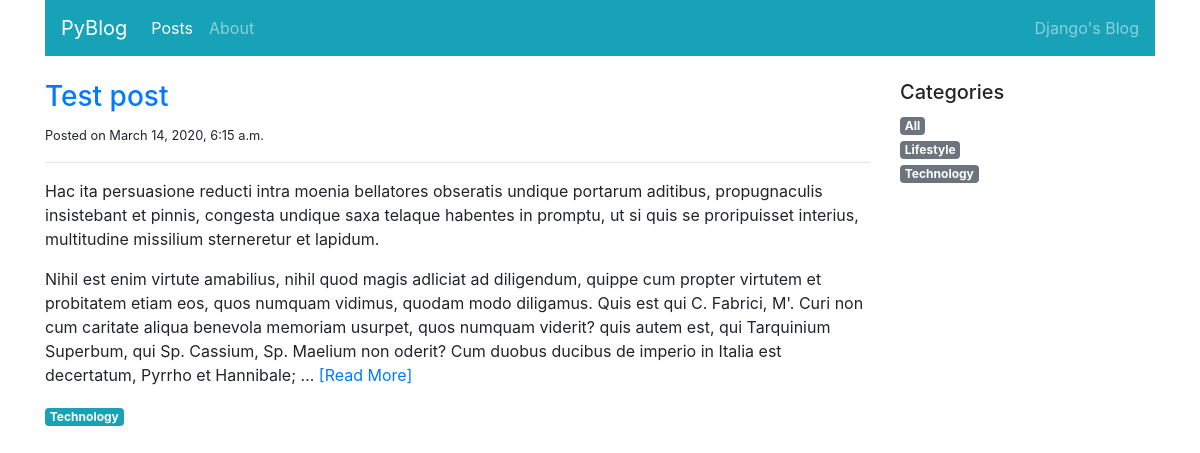
The page /blog/posts/ on the database as committed earlier.
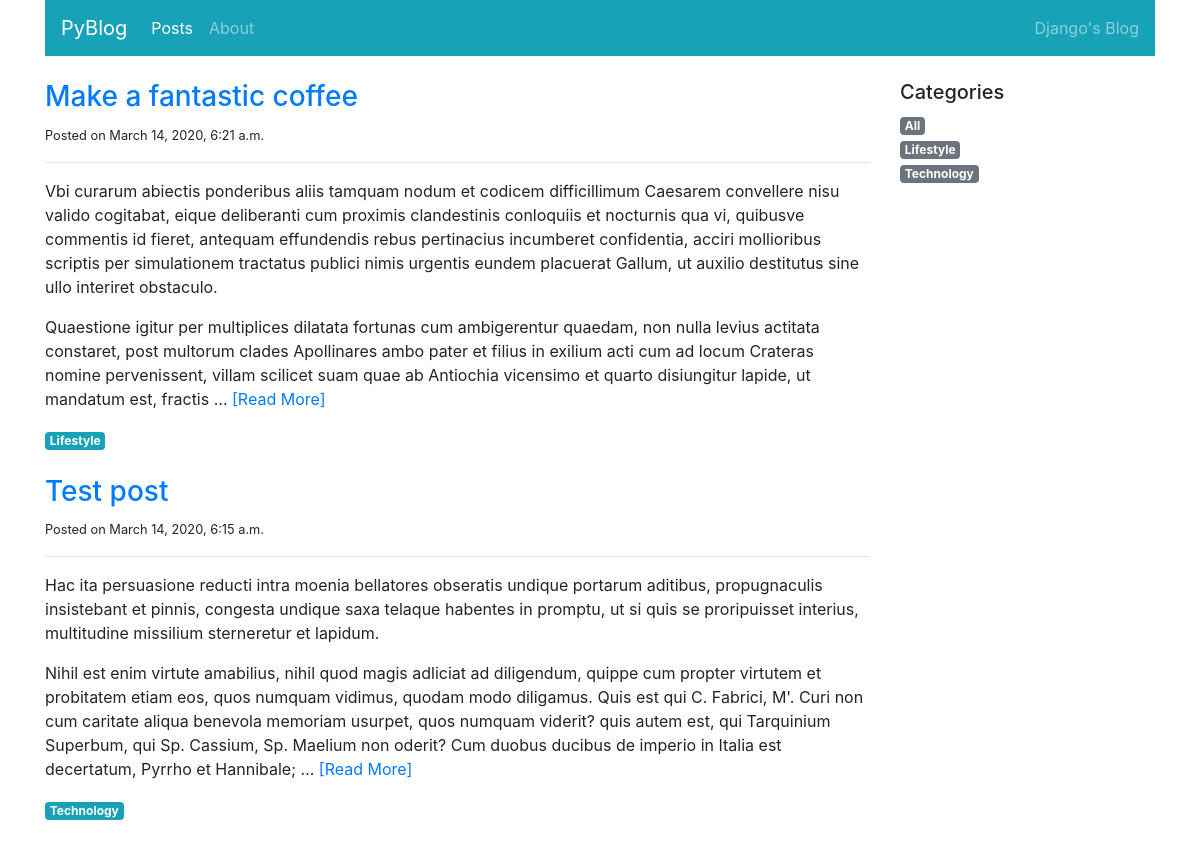
The same page on the database as committed later.
### blog/models.py (models this page shows, shortened)
class Post(models.Model):
    title = models.CharField(max_length=100)
    category = models.ForeignKey('PostCategory',
                                 null=True,
                                 blank=True,
                                 on_delete=models.DO_NOTHING)
    published = models.BooleanField(default=False)
    text = models.TextField(blank=True)
    created_at = models.DateTimeField(auto_now_add=True)

class PostCategory(models.Model):
    name = models.CharField(max_length=50)
    def slug(self):
        return slugify(self.name)

### blog/views.py (the view)
# urls.py: path('posts/', views.post_list, name='home'),
def post_list(request, category_name=model_helpers.post_category_all.slug()):
    categories = model_helpers.get_categories()
    category, posts = model_helpers.get_category_and_posts(category_name)
    context = {
        'navigation_items': navigation.navigation_items(navigation.NAV_POSTS),
        'category': category,
        'categories': categories,
        'posts': posts,
    }
    return render(request, 'blog/post_list.html', context)

### blog/model_helpers.py (called while the page is built, shortened)
def get_category_and_posts(category_name):
    posts = Post.objects.filter(published=True)
    if category_name == post_category_all.slug():
        category = PostCategory(name=category_name)
    posts = posts.order_by('-created_at')
    return category, posts

def get_categories():
    categories = list(PostCategory.objects.all().order_by('name'))
    categories.insert(0, post_category_all)
    return categories

### blog/navigation.py (called while the page is built)
def navigation_items(selected_item):
    items = []
    for name, url in NAV_ITEMS:
        items.append({
            'name': name,
            'url': url,
            'active': True if selected_item == name else False
        })
    return items

### blog/templates/blog/post_list.html (shortened to what this page needs)
{% extends 'base.html' %}
{% block content %}
<div class="col-sm-9">
    {% for post in posts %}
    <div class="mb-4">
        <h3><a href="{% url 'post-detail' post.pk %}">{{ post.title }}</a></h3>
        <small>Posted on {{ post.created_at }}</small>
        <hr>
        <p class="text-muted">
            {{ post.text|linebreaks|safe|truncatewords:100 }}
            <a href="{% url 'post-detail' post.pk %}">[Read More]</a>
        </p>
        <a href="{% url 'post-list' post.category.slug %}"
           class="badge badge-info">{{ post.category.name|capfirst }}</a>
    </div>
    {% endfor %}
</div>
<div class="col-sm-3">
    <h5>Categories</h5>
    <ul class="list-unstyled">
        {% for cat in categories %}
        <li>
            <a href="{% url 'post-list' cat.slug %}"
               class="badge badge-secondary">{{ cat.name|capfirst }}</a>
        </li>
        {% endfor %}
    </ul>
</div>
{% endblock content %}

Rows that differ between the two databases and show on the page:
now on this page (row edited): Post: title "Make a fantastic coffee", created_at "March 14, 2020, 6:21 a.m.", text "Vbi curarum abiectis ponderibus aliis tamquam nodum et codicem difficillimum Caesarem convellere nisu valido cogitabat, eique deliberanti cum proximis clandestinis conloquiis et nocturnis qua vi, quibusve commentis id fieret, antequam effundendis rebus pertinacius incumberet confidentia, acciri mollioribus scriptis per simulationem tractatus publici nimis urgentis eundem placuerat Gallum, ut auxilio destitutus sine ullo interiret obstaculo. Quaestione igitur per multiplices dilatata fortunas cum ambigerentur quaedam, non nulla levius actitata constaret, post multorum clades Apollinares ambo pater et filius in exilium acti cum ad locum Crateras nomine pervenissent, villam scilicet suam quae…", category.name "Lifestyle"
